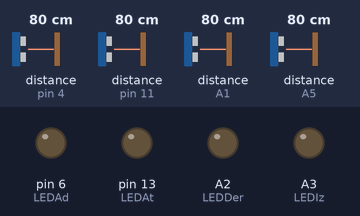
Bench run of a sketch on a simulated Arduino Uno, built with avr-gcc and run on an emulated ATmega328P. Shown: output pins drawn as LEDs (lit = HIGH). Wiring (inferred from the names in the program): 4 × ultrasonic range finder: trigger pin 5, echo pin 4 / trigger pin 12, echo pin 11 / trigger A0, echo A1 / trigger A4, echo A5. Inputs (shaded band) come from the test bench; at power-on: distance to the obstacle (sensors on pin 4, pin 11, A1, A5) 80 cm. The echo pulse lasts 58.3 µs per cm; pins used as bus, display or sensor lines are not drawn; what the sketch prints to the serial monitor is not drawn.

Above: at 1.2 s.
1.3 s: distance to the obstacle (sensor on pin 4) set to 17 cm
2.8 s: distance to the obstacle (sensor on pin 4) set to 14 cm
At 4.0 s:
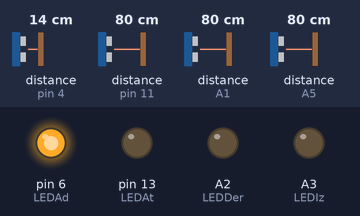
4.3 s: distance to the obstacle (sensor on pin 11) set to 2 cm
At 5.5 s:
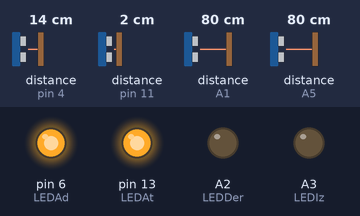
5.8 s: distance to the obstacle (sensor on A1) set to 2 cm
At 6.5 s:
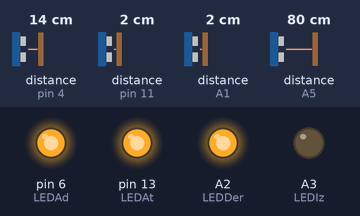
7.3 s: distance to the obstacle (sensor on A5) set to 2 cm
At 8.1 s:
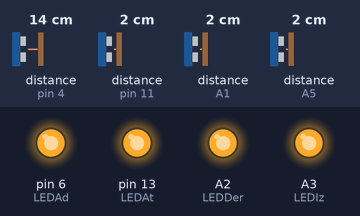
Timing chart, 0 to 9.8 s (numbered marks = the images above; inputs shaded):
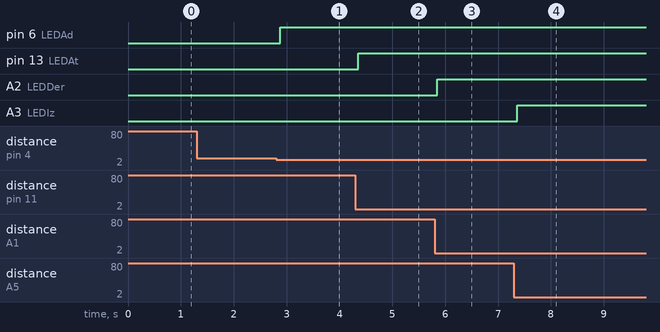

The sketch:

UltrasonidoTIMER.ino
```cpp
#include "inicializaciones.h"
#include<SoftwareSerial.h>

const int TriggerAd = 5;   //Pin digital
const int EchoAd = 4;   //Pin digital
const int TriggerAt = 12;   //Pin digital
const int EchoAt = 11;   //Pin digital
const int TriggerDer = A0;   //Pin digital
const int EchoDer = A1;   //Pin digital
const int TriggerIz = A4;   //Pin digital
const int EchoIz = A5;   //Pin digital
long t1; //timepo que demora en llegar el eco
long d1; //distancia en centimetros
long t2; //timepo que demora en llegar el eco
long d2; //distancia en centimetros
long t3; //timepo que demora en llegar el eco
long d3; //distancia en centimetros
long t4; //timepo que demora en llegar el eco
long d4; //distancia en centimetros
char restTime; //variable para controlar los eco
int contador1 = 50000; //contador para que no se sature el ultrasonido
int contador2 = 100000;
int contador = 0;
int LEDAd = 6; //led para prueba
int LEDAt = 13; //led para prueba
int LEDDer = A2; //led para prueba
int LEDIz = A3; //led para prueba
//int LEDtest = A2;
byte obstaculos = 0b00000000;
int estado = 0;
byte recepcion = 0b00000000;

//SoftwareSerial BTEsclavo(10,9); //RX, TX (1-10) (0-9) en Serial M3.1

void setup() {
  Serial.begin(9600);//iniciailzamos la comunicación
  //BTEsclavo.begin(9600);
  pinMode(TriggerAd, OUTPUT); //pin como salida
  pinMode(EchoAd, INPUT);  //pin como entrada
  pinMode(TriggerAt, OUTPUT); //pin como salida
  pinMode(EchoAt, INPUT);  //pin como entrada
  pinMode(TriggerDer, OUTPUT); //pin como salida
  pinMode(EchoDer, INPUT);  //pin como entrada
  pinMode(TriggerIz, OUTPUT); //pin como salida
  pinMode(EchoIz, INPUT);  //pin como entrada
  digitalWrite(TriggerAd, 0);//Inicializamos el pin con 0
  digitalWrite(TriggerAt, 0);//Inicializamos el pin con 0
  digitalWrite(TriggerDer, 0);//Inicializamos el pin con 0
  digitalWrite(TriggerIz, 0);//Inicializamos el pin con 0
  pinMode(LEDAd, OUTPUT);
  pinMode(LEDAt, OUTPUT);
  pinMode(LEDDer, OUTPUT);
  pinMode(LEDIz, OUTPUT);
  //pinMode(LEDtest, OUTPUT);
  iniTimer2(); //inicio timer 2
  iniTimer1();
  interrupts();//Habilito las interrupciones
}

void loop()
{
}

ISR(TIMER1_COMPA_vect)//Rutina interrupción Timer1, configurado a 10us
{
  if (Serial.available()) {
    Serial.write(obstaculos);
    obstaculos = 0b00000000;
    estado = !estado;
    //digitalWrite(LEDtest, estado);
    recepcion = Serial.read();
  }
}

ISR(TIMER2_COMPA_vect)//Rutina interrupción Timer2, configurado a 10us
{

  if (contador == 2000) { //para que no se sature agrego 50ms entre ciclos
    if (restTime = 'OFF') { //si se debe enviar el eco
      digitalWrite(TriggerAd, HIGH);
      restTime = 'ON'; //para que de un descanso de 10us antes de leer el eco
    }
    if (restTime = 'ON') { //si se esta esperando el eco
      digitalWrite(TriggerAd, LOW);
      t1 = pulseIn(EchoAd, HIGH); //obtenemos el ancho del pulso
      d1 = t1 / 59;           //escalamos el tiempo a una distancia en cm
      //      Serial.print("Distancia: ");
      //      Serial.print(d1);      //Enviamos serialmente el valor de la distancia
      //      Serial.print("cm");
      //      Serial.println();
      //contador = 0;
      restTime = 'OFF'; //si se debe enviar el eco
      if (d1 < 15) {
        digitalWrite(LEDAd, 1);
        obstaculos = obstaculos | 0b00000001;
        Serial.write(obstaculos);
      }//si la distancia es menor a 15 cm encender el LED
      if (obstaculos == 0b00000000) digitalWrite(LEDAd, 0);
    }
  }
  if (contador == 4000) { //para que no se sature agrego 50ms entre ciclos
    if (restTime = 'OFF') { //si se debe enviar el eco
      digitalWrite(TriggerAt, HIGH);
      restTime = 'ON'; //para que de un descanso de 10us antes de leer el eco
    }
    if (restTime = 'ON') { //si se esta esperando el eco
      digitalWrite(TriggerAt, LOW);
      t2 = pulseIn(EchoAt, HIGH); //obtenemos el ancho del pulso
      d2 = t2 / 59;           //escalamos el tiempo a una distancia en cm
      //      Serial.print("Distancia: ");
      //      Serial.print(d2);      //Enviamos serialmente el valor de la distancia
      //      Serial.print("cm");
      //      Serial.println();
      //contador = 0; //reinicio el contador para que al finalizar este if comience a contar 50ms
      restTime = 'OFF'; //si se debe enviar el eco
      if (d2 < 15) {
        digitalWrite(LEDAt, 1);
        obstaculos = obstaculos | 0b00000010;
        Serial.write(obstaculos);
      }
      if (obstaculos == 0b00000000) digitalWrite(LEDAt, LOW);
    }
  }
   if (contador == 6000) { //para que no se sature agrego 50ms entre ciclos
    if (restTime = 'OFF') { //si se debe enviar el eco
      digitalWrite(TriggerDer, HIGH);
      restTime = 'ON'; //para que de un descanso de 10us antes de leer el eco
    }
    if (restTime = 'ON') { //si se esta esperando el eco
      digitalWrite(TriggerDer, LOW);
      t3 = pulseIn(EchoDer, HIGH); //obtenemos el ancho del pulso
      d3 = t3 / 59;           //escalamos el tiempo a una distancia en cm
      //      Serial.print("Distancia: ");
      //      Serial.print(d1);      //Enviamos serialmente el valor de la distancia
      //      Serial.print("cm");
      //      Serial.println();
      //contador = 0;
      restTime = 'OFF'; //si se debe enviar el eco
      if (d3 < 15) {
        digitalWrite(LEDDer, 1);
        obstaculos = obstaculos | 0b00000100;
        Serial.write(obstaculos);
      }//si la distancia es menor a 15 cm encender el LED
      if (obstaculos == 0b00000000) digitalWrite(LEDDer, LOW);
    }
  }
   if (contador == 8000) { //para que no se sature agrego 50ms entre ciclos
    if (restTime = 'OFF') { //si se debe enviar el eco
      digitalWrite(TriggerIz, HIGH);
      restTime = 'ON'; //para que de un descanso de 10us antes de leer el eco
    }
    if (restTime = 'ON') { //si se esta esperando el eco
      digitalWrite(TriggerIz, LOW);
      t4 = pulseIn(EchoIz, HIGH); //obtenemos el ancho del pulso
      d4 = t4 / 59;           //escalamos el tiempo a una distancia en cm
      //      Serial.print("Distancia: ");
      //      Serial.print(d1);      //Enviamos serialmente el valor de la distancia
      //      Serial.print("cm");
      //      Serial.println();
      contador = 0;
      restTime = 'OFF'; //si se debe enviar el eco
      if (d4 < 15) {
        digitalWrite(LEDIz, 1);
        obstaculos = obstaculos | 0b00001000;
        Serial.write(obstaculos);
      }//si la distancia es menor a 15 cm encender el LED
      if (obstaculos == 0b00000000) digitalWrite(LEDIz, 0);
    }
  }
  contador++; //suma al contador cada vez que se genera la interrupcion
}
//
//void SendMenssage(byte mensaje){
//  BTEsclavo.write(mensaje);
//}
```

inicializaciones.h
```cpp
#define F_CPU 16000000UL // Defining the CPU Frequency

#define FREC_INTERRUPT  100000 //en Hz
#define PRE_SCALER      1UL

#include <avr/io.h>      // Contains all the I/O Register Macros
#include <util/delay.h>  // Generates a Blocking Delay
#include <avr/interrupt.h> // Contains all interrupt vectors

void iniTimer1()
{
  TCCR1A = 0;// pongo a cero el registro de control del timer2 (pagina 155)
  TCCR1B = 0;// idem para TCCR2B
  TCNT1  = 0;//valor inicial del contador en 0
  // Seteo el preescaler en 1
  TCCR1B |= (0 << CS12) | (0 << CS11) | (1 << CS10);
  //seteamos el timer1 para interrupción cada 1ms, que es el máximo tiempo que podemos alcanzar
  OCR1A = 159; // = (16MHz/(preScaler*frecuencia de Interrupción))-1
  //Modo Contador (Clear Timer on Compare Match (CTC))
  TCCR1A |= (1 << WGM12);

  // Habilito la comparación
  TIMSK1 |= (1 << OCIE1A);    //ver pagina 160
}

void iniTimer2()
{
  TCCR2A = 0;// pongo a cero el registro de control del timer2 (pagina 155)
  TCCR2B = 0;// idem para TCCR2B
  TCNT2  = 0;//valor inicial del contador en 0
  // Seteo el preescaler en 1
  TCCR2B |= (0 << CS22) | (0 << CS21) | (1 << CS20);
  //seteamos el timer2 para interrupción cada 1ms, que es el máximo tiempo que podemos alcanzar
  OCR2A = 159; // = (16MHz/(preScaler*frecuencia de Interrupción))-1
  //Modo Contador (Clear Timer on Compare Match (CTC))
  TCCR2A |= (1 << WGM21);

  // Habilito la comparación
  TIMSK2 |= (1 << OCIE2A);    //ver pagina 160
}
```

Measured:
- the behaviour switches between 16 and 15 cm on distance to the obstacle (sensor on pin 4) (found by bisection; images 0 and 1)
- after the input at 1.3 s, every drawn part: stays the same
- after the input at 2.8 s, pin 6 (LEDAd): LOW → HIGH after 0.08 s
- after the input at 4.3 s, pin 13 (LEDAt): LOW → HIGH after 0.05 s
- after the input at 5.8 s, A2 (LEDDer): LOW → HIGH after 0.05 s
- after the input at 7.3 s, A3 (LEDIz): LOW → HIGH after 0.06 s
